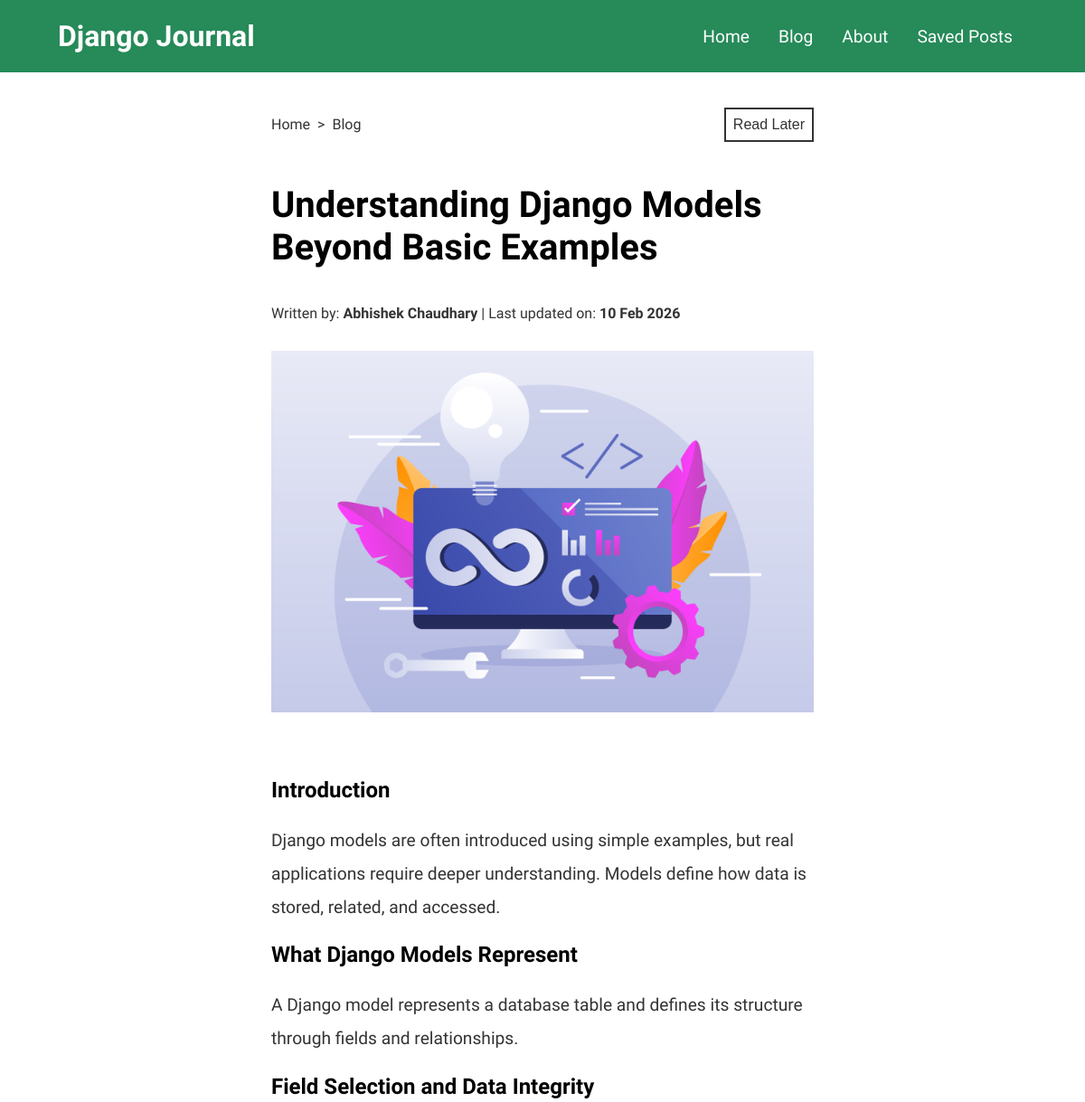
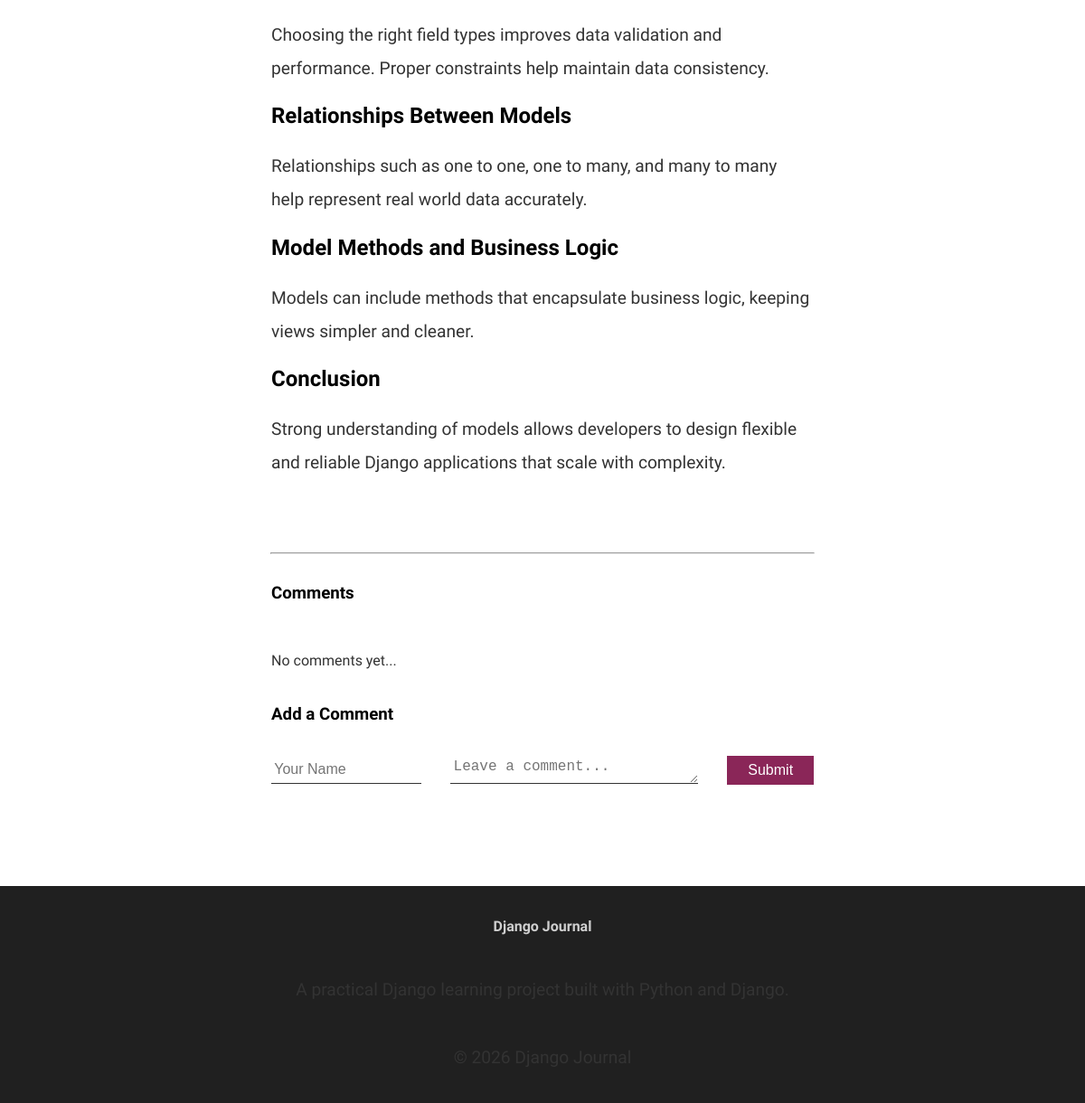
The page /blog/understanding-django-models-beyond-basic-examples on the database its author committed (2 pictures, top to bottom).
### blog/models.py (models this page shows, shortened)
class Post(models.Model):
    title = models.CharField(max_length=200)
    author = models.ForeignKey(Author, on_delete=models.SET_NULL, null=True)
    date = models.DateField(auto_now=True)
    slug = models.SlugField(unique=True, db_index=True)
    excerpt = models.CharField(max_length=200)
    content = models.TextField(validators=[MinLengthValidator(10)])
    image = models.ImageField(upload_to="images/", default="images/7090544.jpg")
    tags = models.ManyToManyField(Tag)

class Author(models.Model):
    f_name = models.CharField(max_length=50)
    l_name = models.CharField(max_length=50)
    email_address = models.EmailField(null=True)
    def __str__(self):
        return f"{self.f_name} {self.l_name}"

### blog/views.py (the view, shortened to what this page needs)
# urls.py: path("blog/<slug:slug>", views.BlogDetailView.as_view(), name="blog-detail")
class BlogDetailView(View):
    def is_saved_for_later(self, request, post_id):
        saved_posts = request.session.get("saved_posts")
        if saved_posts is not None:
            is_saved_for_later = post_id in saved_posts
        else:
            is_saved_for_later = False
        return is_saved_for_later
    def get(self, request, slug):
        post = Post.objects.get(slug=slug)
        context = {
            "blog_detail": post,
            "form": CommentForm(),
            "is_saved_for_later": self.is_saved_for_later(request, post.id)
        }
        return render(request, "blog/blog_detail.html", context)

### blog/forms.py
class CommentForm(forms.ModelForm):
    class Meta:
        model = Comment
        exclude = ["post"]
        widgets = {
                'user_name': forms.TextInput(attrs={
                    'class': 'user-name-field',
                    'placeholder': 'Your Name'
                }),
                'comment': forms.Textarea(attrs={
                    'class': 'comment-field',
                    'placeholder': 'Leave a comment...'
                })
                }

### blog/templates/blog/blog_detail.html (shortened to what this page needs)
{% extends "base.html" %}
{% load static %}
{% block css_files %}
    <link rel="stylesheet" href="{% static 'blog/styles.css' %}">
    <link rel="stylesheet" href="{% static 'blog/header.css' %}">
    <link rel="stylesheet" href="{% static 'blog/footer.css' %}">
    <link rel="stylesheet" href="{% static 'blog/blog_detail.css' %}">
{% endblock %}
{% block content %}
    {% include "./includes/header.html" %}
    <div class="top-section">
        <div class="breadcrumb">
            <ul>
                <li><a href="{% url 'index-page' %}" >Home</a></li>
                <li><a href="{% url 'blog-page' %}" >Blog</a></li>
            </ul>
        </div>
        <div class="read-later">
            <form action="{% url 'read-later' %}" method="POST">
                {% if not is_saved_for_later %}
                    <input type="submit" class="read-later-button" value="Read Later">
                {% else %}
                    <input type="submit" class="read-later-button" value="Remove from Read Later">
                {% endif %}
            </form>
        </div>
    </div>
        <main>
            <article>
                <section>
                    <h1>{{ blog_detail.title }}</h1>
                    <span class="author">Written by: <span class="strong">{{ blog_detail.author }}</span> </span>
                    <span class="modify-date">| Last updated on: <time class="strong">{{ blog_detail.date|date:"d M Y"}}</time></span>
                    <div class="blog-img-container">
                        <img class="blog-img" src="{{ blog_detail.image.url }}" alt="{{ blog_detail.title }}" >
                    </div>
                </section>
                <section>
                    {{ blog_detail.content|safe }}
                </section>
            </article>
        </main>
        <hr>
        <section class="comment-section">
            <div class="comment-list">
                <h3>Comments</h3>
                <ul>
                    {% if blog_detail.comments.all %}
                        {% for comment in blog_detail.comments.all %}
                            <li>
                                <h5>{{ comment.user_name }}</h5>
                                <p>{{ comment.comment }}</p>
                            </li>
                        {% endfor %}
                    {% else %}
                        <li>
                            <p>No comments yet...</p>
                        </li>
                    {% endif %}
                </ul>
            <div>
                <h3>Add a Comment</h3>
                <form id="comment-form" action="{% url "blog-detail" blog_detail.slug %}" method="POST">
                {% for field in form %}
                    {{ field }}
                {% endfor %}
                <button>Submit</button>
            </form>
        </section>
    {% include "./includes/footer.html" %}
{% endblock %}

### static/styles.css (style rules this page uses)
:root { --primary-color: #268A59; --accent-color: #8A2658; --text-color: #333333; }
html { font-family: "Google Sans", sans-serif; scroll-behavior: smooth; }
body { margin: 0; }
p { color: var(--text-color); font-size: 1.2rem; margin-top: 1.5rem; line-height: 2rem; }

### blog/static/blog/styles.css (style rules this page uses)
:root { --primary-color: #268A59; --accent-color: #8A2658; --text-color: #333333; --primary-text-color: #383838; }

### blog/static/blog/header.css (style rules this page uses)
:root { --primary-color: #268A59; --accent-color: #8A2658; --text-color: #333333; }

### blog/static/blog/blog_detail.css (style rules this page uses)
:root { --primary-color: #268A59; --accent-color: #8A2658; --text-color: #333333; --primary-text-color: #383838; }
.top-section { display: flex; justify-content: space-between; padding-top: 2rem; align-items: center; }
.top-section .breadcrumb ul { display: flex; list-style-type: none; margin: 1rem 0; padding: 0 }
.top-section .breadcrumb ul li a { margin-right: 1rem; text-decoration: none; color: var(--text-color); }
.top-section .breadcrumb ul li:not(:last-child) a::after { content: ">"; position: relative; left: .5rem; }
.top-section form { padding: 0; }
.top-section .read-later-button { background-color: transparent; width: auto; color: var(--text-color); border: 2px solid var(--text-color); font-size: 1rem; padding: .5rem .5rem; transition: all .5s ease; }
main, .comment-section, hr, .top-section { max-width: 50%; margin: 0 auto; }
hr { margin-bottom: 2rem; margin-top: 5rem; }
article h1 { font-size: 2.5rem; }
section .blog-img-container { padding: 2rem 0 3rem 0; }
section .blog-img-container img { width: 100%; }
article span { font-size: 1rem; color: var(--text-color); }
article span .strong { font-weight: bold; }
article p { font-size: 1.2rem; line-height: 2.3rem; color: var(--text-color); }
form { display: flex; padding-top: 1rem; }
form .user-name-field { width: 10rem; height: 1.5rem; border: 1px solid var(--text-color); padding: .2rem; margin-right: 2rem; border: none; border-bottom: 1px solid var(--text-color); font-size: 1rem; outline: none; }
form .comment-field { font-size: 1rem; outline: none; margin-right: 2rem; padding: .2rem; height: 1.5rem; width: 20rem; border: none; border-bottom: 1px solid var(--text-color); }
form button { width: 7rem; height: 2rem; font-size: 1rem; color: white; border: none; background-color: var(--accent-color); cursor: pointer; }
.comment-list ul { list-style-type: none; padding: 0; margin: 2rem 0; margin-top: 3rem; }
.comment-list ul li { margin: 0; margin-bottom: 1.6rem; }
.comment-list ul p { font-size: 1rem; margin: 0; }
.comment-section { margin-bottom: 7rem; }

### rows shown on the page
Post: title "Understanding Django Models Beyond Basic Examples", author "Abhishek Chaudhary", date "10 Feb 2026", image (picture), content "Introduction Django models are often introduced using simple examples, but real applications require deeper understanding. Models define how data is stored, related, and accessed. What Django Models Represent A Django model represents a database table and defines its structure through fields and relationships. Field Selection and Data Integrity Choosing the right field types improves data validation and performance. Proper constraints help maintain data consistency. Relationships Between Models Relationships such as one to one, one to many, and many to many help represent real world data accurately. Model Methods and Business Logic Models can include methods that encapsulate business logic,…"
